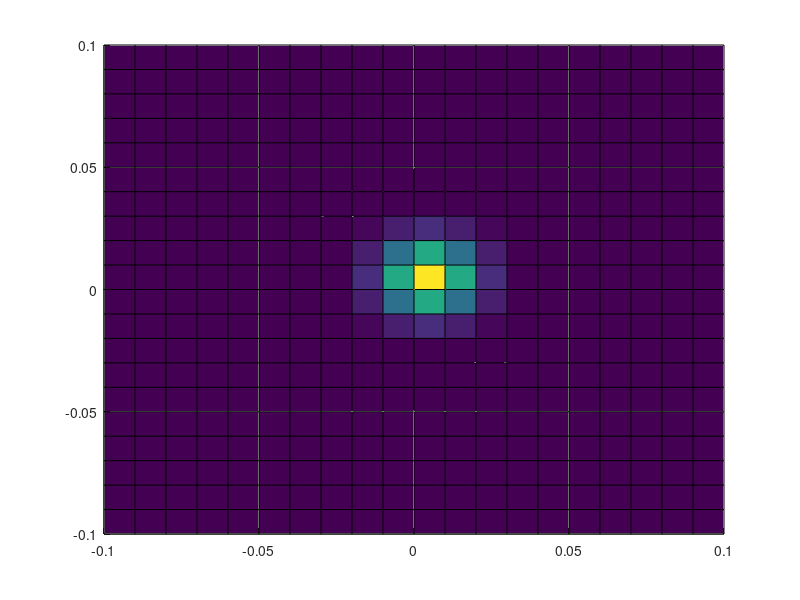

MATLAB code for this plot:
close all; clear; clc;

x = (-0.1:0.01:0.1).'; 
l = 0.01; 

exp1 = exp((-x.^2)/(2*l^2));

K = exp1 * exp1.';

[X1, X2] = meshgrid(x);

fig = figure();
fig_left_loc = -1500;
fig_bottom_loc = 400;
fig_width = 1000;
fig_height = 450;
set(fig,'position',[fig_left_loc,fig_bottom_loc,fig_width,fig_height])

surf(X1, X2, K);
view(2);